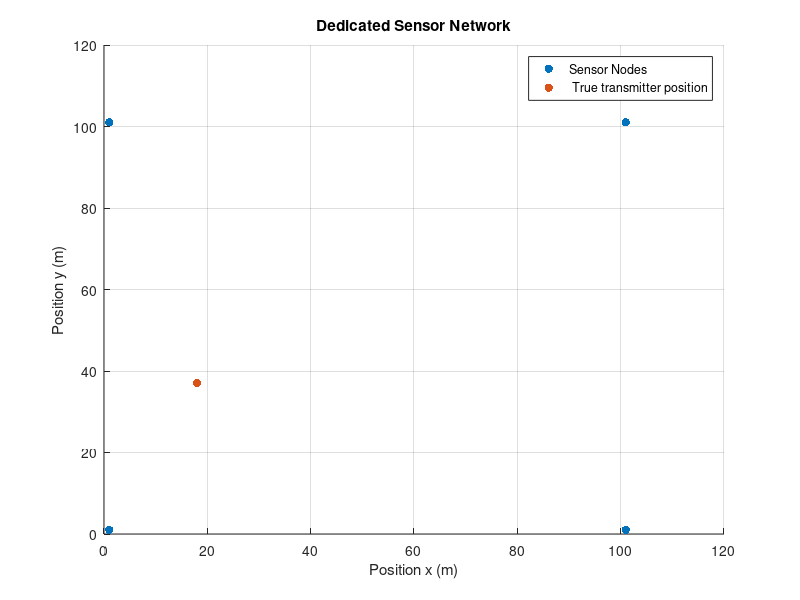

The MATLAB source for this figure: (Note: this script raises an error after producing the figure.)
%% selecting sensors and defining grid in another manner

% edge_width = 100;  %meters
% edge_height = 100; %meters
% 
% num_of_sensors_d = 4;
% num_of_sensors = num_of_sensors_d.^2;
% 
% %num_of_regions = num_of_sensors;
% 
% num_grid_x = 100;
% num_grid_y = 100;
% 
% %primary trx location
% pu_x = 67; %random('Uniform',0,edge_width);
% pu_y = 41; %random('Uniform',0,edge_height);
% 
% [XSens, YSens] = meshgrid((0.5*edge_width/num_of_sensors_d):edge_width/num_of_sensors_d:edge_width, (0.5*edge_height/num_of_sensors_d):edge_height/num_of_sensors_d:edge_height);
% rx = [XSens(:),YSens(:)];
% sensor_dist_arr = ((XSens-pu_x).^2 + (YSens-pu_y).^2).^0.5;
% 
% [XGrid,YGrid] = meshgrid((0.5*edge_width/num_grid_x):edge_width/num_grid_x:edge_width, (0.5*edge_height/num_grid_y):edge_height/num_grid_y:edge_height);
% grid_dist_arr = ((XGrid-pu_x).^2 + (YGrid-pu_y).^2).^0.5;
% 
% corner = [XSens(1,1),YSens(1,1);XSens(1,end),YSens(1,1);XSens(1,1),YSens(end,1);XSens(1,end),YSens(end,1)];
% temp = ismember(rx,corner,'rows');
% ind = find(temp);
% remaining_sensors = find(temp==0);
% remaining_index = [ind;remaining_sensors];%randperm(size(remaining_idx,1),1);
% select_rx = rx(remaining_index,:);
% 
% % figure;
% % scatter(XGrid(:),YGrid(:));
% % figure;
% % scatter(XSens(:),YSens(:));
% 
% figure;
% scatter(rx(:,1),rx(:,2));

%% RX calculation

% Define the size of the grid
clc;
clear all;
radius_theta = [];
%for l=1:4
gridSize = [100, 100];
Len = gridSize(1,1);
Breadth = gridSize(1,2);
% Define the number of total sensors
numSensors = [4,9,16,25,36,49];

%numSensors = 36;

% Tx parameters
pu_x = 18; %floor(random('Uniform',0,gridSize(1)));
pu_y = 37; %floor(random('Uniform',0,gridSize(1)));
tx_positions = [pu_x, pu_y];

% Define true transmitter power and path loss exponent
tx_power = -10;    % in dB

% OFDM Waveform generator function call. Parameters include (modulation
% symbol,Nfft, cyclic prefx,total symbols to generate).
M = 4;
nfft = 128;
cplen = 16;
nSym = 28; % 5ms subframe with 14 ofdm symbols
%[ofdm_tx_signal,ofdm_parameters] = ofdm(M,nfft,cplen,nSym);
% save('ofdm_tx_signal.mat',"ofdm_tx_signal");

% ofdm_tx = load('ofdm_tx_signal.mat');
% ofdm_tx_signal = ofdm_tx.ofdm_tx_signal;
% parameters = load('ofdm_parameters.mat');
% ofdm_parameters = parameters.ofdm_parameters;

path_loss_exp = 3.5; % Path loss exponent

% min reference distance of the transmitter from the receivers.
d_0 = 2;
Numberofexps = 25;
theta_stack = [];
theta_samples = [];


for iter = 1:Numberofexps
for k = 1:size(numSensors,2)

% Initialize the grid with zeros
%grid = zeros(gridSize);


grid_size = ceil(sqrt(numSensors(k)));
 
%Calculate the spacing between sensors in each dimension
spacing_x = floor(Len / (grid_size - 1));
spacing_y = floor(Breadth / (grid_size - 1));
% spacingX = round(gridSize(1) / (numSensorsX +1));
% spacingY = round(gridSize(2) / (numSensorsY +1));
 
%Generate the coordinates for the remaining sensors using meshgrid
start_point = randi(1, [1,2]);
x_coords = floor(linspace(start_point(1,1), start_point(1,1) + (grid_size - 1) * spacing_x, grid_size));
y_coords = floor(linspace(start_point(1,2), start_point(1,2) + (grid_size - 1) * spacing_y, grid_size));
[x,y] = meshgrid(x_coords,y_coords);
rx = [x(:),y(:)];

%scatter plot for sensors and total area
figure;
scatter(x(:),y(:),'filled','b');
hold on;
scatter(tx_positions(1,1),tx_positions(1,2),'filled','r');
hold off;
grid on;
title('Dedicated Sensor Network');
xlabel('Position x (m)');
ylabel('Position y (m)');
legend("Sensor Nodes"," True transmitter position");


%[X, Y] = meshgrid(spacingX:spacingX:gridSize(1)-spacingX, spacingY:spacingY:gridSize(2)-spacingY);
 

% Calculate true distances (euclidean distance) between transmitters and receivers
d_true = pdist2(rx, tx_positions);
%d_true = pdist2(select_rx,tx_positions);

% Generating Received Signal Strength levels

rss_true = rss_measurements(tx_power,rx,path_loss_exp,d_0,d_true);
%rss_true = rss_measurements_ofdm(ofdm_tx_signal,ofdm_parameters,path_loss_exp,d_0,d_true);
%rss_true = calculate_rss(ofdm_tx_signal,rx,path_loss_exp,d_0,d_true);

% Calculating estimated Tx positions
theta_samples(:,k)  = calculate_tx_pos(tx_positions',rx,rss_true,Numberofexps,path_loss_exp);

end
theta_stack = [theta_stack;theta_samples(1:2,:)]; 
end
%radius_theta = [radius_theta theta_samples];
%end
%% To calculate localisation error against number of receivers.

tx_pos = tx_positions';
localisation_error = zeros(1,size(theta_samples,2));

for k = 1: size(theta_samples,2)
    
    localisation_error(1,k) = sqrt((tx_pos(1,1) - theta_samples(1,k))^2 + (tx_pos(2,1) - theta_samples(2,k))^2);
    
end

%localisation_error = 10*log10(localisation_error);
%% plot localisatipn eroor against number of receivers

figure;
plot(numSensors,localisation_error);
xlabel('Number of Sensor Nodes');
ylabel('Localisation Error (m)');
title('Transmitter Location Estimation using MSE');

%% PLoT REM Area Plot using surf function

% First create area grid
edge_width = Len;
edge_height = Breadth;
num_grid = 40;
[XGrid,YGrid] = meshgrid((edge_width/num_grid):edge_width/num_grid:edge_width, (edge_height/num_grid):edge_height/num_grid:edge_height);

f = 3.7e9;
c = 3e8;
wavelength = c/f;
contsant = (wavelength/(4*pi*d_0));

%Plot True REM for Grid size 

rss_grid = zeros(size(XGrid));
path_loss = tx_power - 10*path_loss_exp*log10((0.01+sqrt((tx_positions(1,1)-XGrid).^2 + (tx_positions(1,2)-YGrid).^2))/d_0) + 20*log10(contsant);
rss_grid = rss_grid + path_loss;
rss_grid = normrnd(rss_grid,8);


figure;
surf (XGrid, YGrid, rss_grid, 'EdgeColor', 'none', 'DisplayName', 'True REM');
view(2);
xlabel("Position x (m)");
ylabel("Position y (m)");
%zlabel("RSS measurement (dB)")
title('True REM', 'FontWeight','bold');
c= colorbar;
c.Label.String = 'Power levels in dB';
xlim([0 100]);
ylim([0 100]);
set(gca,'XTick', (0:10:100));


% Estimated REM using estimated TRX position after MSE localization
rss_estimated = zeros(size(XGrid));
path_loss = tx_power - 10*path_loss_exp*log10((0.01+sqrt((theta_samples(1,end)-XGrid).^2 + (theta_samples(2,end)-YGrid).^2))/d_0) + 20*log10(contsant);
rss_estimated = rss_estimated + path_loss;
rss_estimated = normrnd(rss_estimated,8);

figure;
surf (XGrid, YGrid, rss_estimated , 'EdgeColor', 'none', 'DisplayName', 'Estimated REM');
view(2);
title('Estimated REM', 'FontWeight','bold');
xlabel("Position x (m)");
ylabel("Position y (m)");
c=colorbar;
c.Label.String = 'Power levels in dB';
xlim([0 100]);
ylim([0 100]);
set(gca,'XTick', (0:10:100));

%% function for mse.
 
function theta_samples = calculate_tx_pos(tx_pos,rx,rss_true,Numberofexps,path_loss_exp)
 
  %for iter = 1:Numberofexps
    sum1=0;
    sum2=0;
    %rx = select_rx(1:m,:);
    m = size(rx,1);
    %rss = rss_true(1:m);
    Nsamples = nchoosek(m,4);
        for i = 1:Nsamples

            msize = size(rx,1);
            %[selected_receivers,idx] = maxk(rss_true,4);
            idx = randperm(msize,3);
            rx_positions_iter = rx(idx,:);
            %rss_true = selected_receivers;
            
            A=[];
            b=[];
            
            for n=1:size(rx_positions_iter,1)-1
        
                    A(n,:) = [2*(rx_positions_iter(n+1,1) - rx_positions_iter(1,1)), 2*(rx_positions_iter(n+1,2) - rx_positions_iter(1,2)), 10^(-rss_true(idx(n+1),:)/(5*path_loss_exp)) - 10^(-rss_true(idx(1),:)/(5*path_loss_exp)) ];
                    %A(n,:) = [2*(rx_positions_iter(n+1,1) - rx_positions_iter(1,1)), 2*(rx_positions_iter(n+1,2) - rx_positions_iter(1,2)), 10^(-selected_receivers(n+1)/(5*path_loss_exp)) - 10^(-selected_receivers(1)/(5*path_loss_exp)) ];
            end
            
            
            for j=1:size(rx_positions_iter,1)-1
            
                     b(j,:) = rx_positions_iter(j+1,1)^2 + rx_positions_iter(j+1,2)^2 - rx_positions_iter(1,1)^2 - rx_positions_iter(1,2)^2;
            end
            
            num = A'*b;
            sum1 = sum1 + num;
            den= A'*A;
            sum2= sum2+den;
            temp = pinv(den)*num;
            %mse_error(iter,i) = (b - A*temp)'*(b - A*temp);
            
        end
     
    
    theta_opt = pinv(sum2)*sum1;
    %theta_avg(:,iter)  = theta_opt; 
    
  %end
  
%mean_loc_error = mean(sqrt((tx_pos(1,1) - theta_avg(1,:)).^2 + (tx_pos(2,1) - theta_avg(2,:)).^2));        
%temp2 = mean(theta_avg,2);

%theta_samples = [theta_samples temp2];
%theta_samples = temp2;
theta_samples = theta_opt;
end

 
